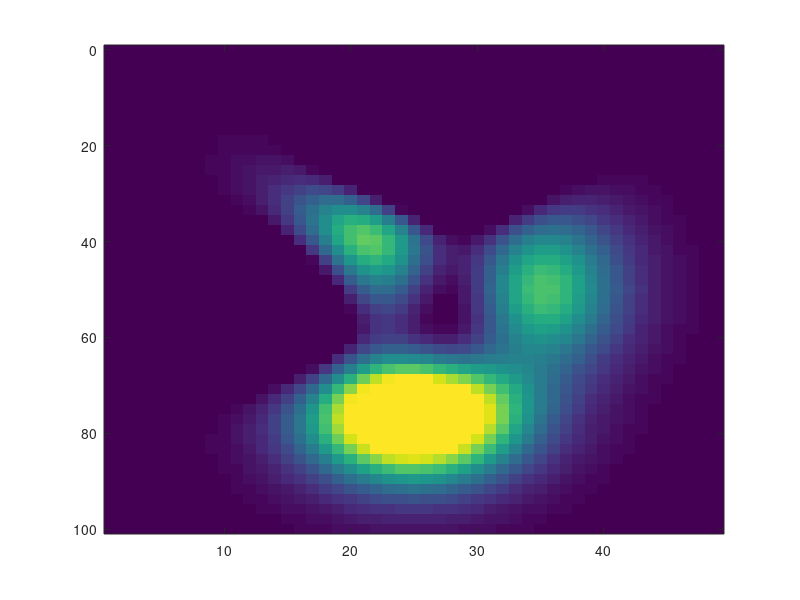

Reproduce this figure in MATLAB.
function result = test_imagesc_006
result = false;
a = figure;
imagesc(peaks,[0,5],'ydata',[0,100]);
drawnow;
close(a);
result = true;
